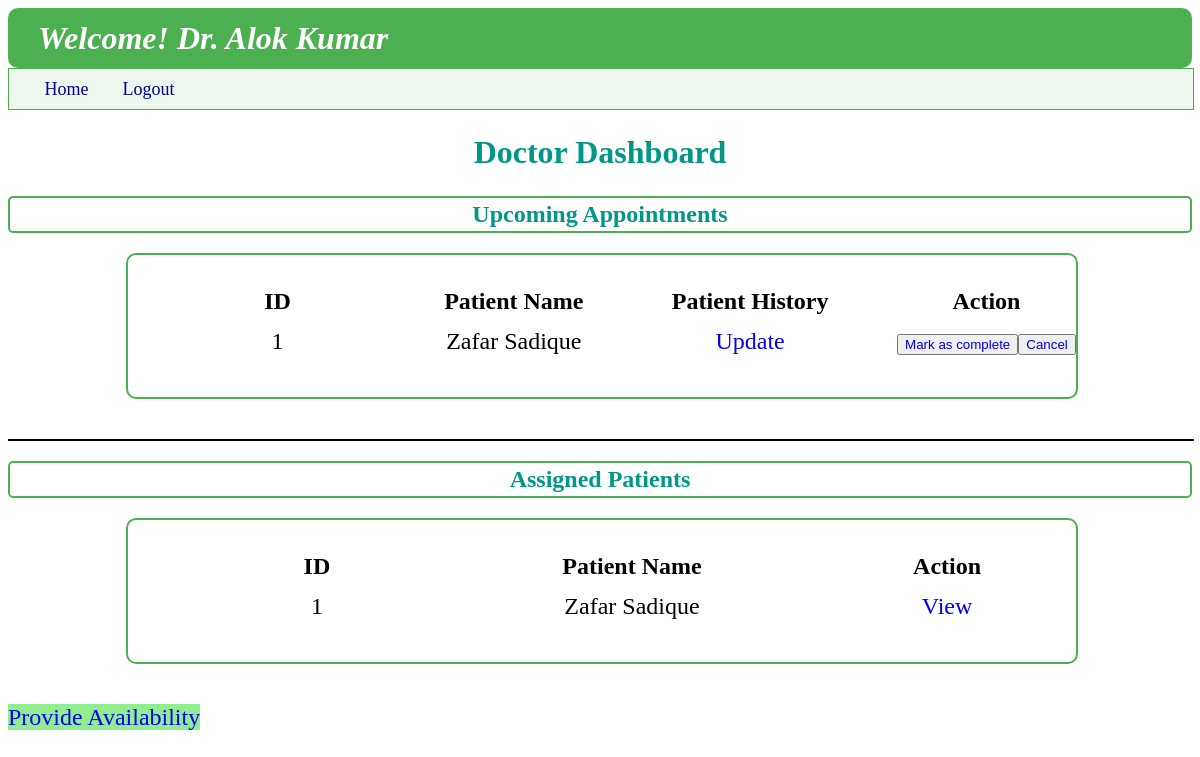
Before: /doctor/2 with the older database file.
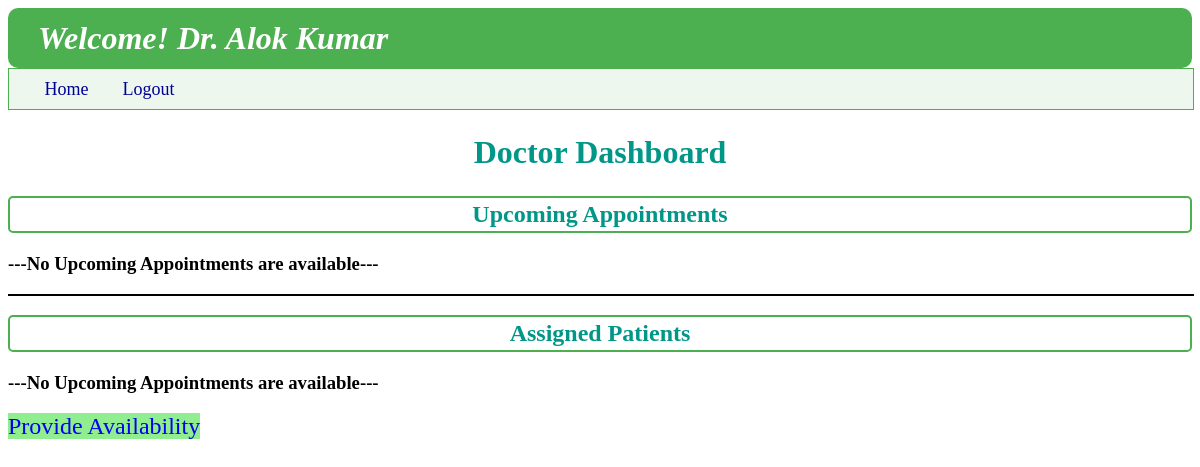
After: the same page with the newer database file.
### backend/models.py (models this page shows)
class Doctor_Info(db.Model):
    __tablename__ = "doctor_info"
    id=db.Column(db.Integer,primary_key=True)
    full_name=db.Column(db.String,nullable=False)
    email=db.Column(db.String,unique=True,nullable=False)
    password=db.Column(db.String,nullable=False)
    dept_id=db.Column(db.String,db.ForeignKey("department.id"),nullable=False)
    experience=db.Column(db.Integer,nullable=False)
    bio=db.Column(db.String,nullable=False)
    is_blacklist=db.Column(db.Integer,default=0)
    appointments=db.relationship("Appointments",cascade="all,delete",backref="doctor_info",lazy=True)
    availability=db.relationship("Availability",cascade="all,delete",backref="doctor_info",lazy=True)

class Appointments(db.Model):
    __tablename__ = "appointments"
    id=db.Column(db.Integer,primary_key=True)
    user_id=db.Column(db.Integer,db.ForeignKey("user_info.id"),nullable=False)
    doctor_id=db.Column(db.Integer,db.ForeignKey("doctor_info.id"),nullable=False)
    date=db.Column(db.Date,nullable=False)
    time_slot=db.Column(db.String,nullable=False)
    vist_type=db.Column(db.String,nullable=True)#please correct typo vist-> visit
    status=db.Column (db.String,nullable=False,default="Incomplete")
    diagnosis=db.Column(db.String,nullable=True)
    prescription=db.Column(db.String,nullable=True)
    test_done=db.Column(db.String,nullable=True)
    medicines=db.Column(db.String,nullable=True)

class User_Info(db.Model):
    __tablename__ = "user_info"
    id=db.Column(db.Integer,primary_key=True,autoincrement=True)
    full_name=db.Column(db.String,nullable=False)
    email=db.Column(db.String,unique=True,nullable=False)
    password=db.Column(db.String,nullable=False)
    role=db.Column(db.Integer,default=1)
    is_blacklist=db.Column(db.Integer,default=0)
    appointments=db.relationship("Appointments",cascade="all,delete",backref="user_info",lazy=True)

### backend/controllers.py (the view)
@app.route("/doctor/<d_id>")
def doctor_dashboard(d_id):
    d_id = int(d_id)
    today=date.today()
    appoin=Appointments.query.filter(Appointments.doctor_id == d_id,Appointments.date >= today).all()
    name=u_get(d_id,"name","doctor")
    return render_template("doctor_dashboard.html",usern=name,appointments_list=appoin,doct_id=d_id)

### backend/controllers.py (called while the page is built)
def u_get(u_id, operation,who_m):
    u = User_Info.query.filter_by(id=u_id,role=1).first()
    d = Doctor_Info.query.filter_by(id=u_id).first()
    if who_m=="doctor" and d:
        if operation == "name":
            return d.full_name
        elif operation == "email":
            return d.email
    elif who_m=="user" and u:
        if operation == "name":
            return u.full_name
        elif operation == "email":
            return u.email
    return "No name"

### templates/doctor_dashboard.html
{%extends "doctor_layout.html"%}
{%block content%}
    <h1 style="text-align: center; font-weight: bold; padding: 3px; color: rgb(0, 150, 136);">Doctor Dashboard</h1>
    <h2 style="text-align: center; font-weight: bold; border: 2px solid rgb(76, 175, 80);padding: 3px; color: rgb(0, 150, 136); border-radius: 5px; ">Upcoming Appointments</h2>
    {%if appointments_list%}
    <div class="login_panel" style="width: 80%; margin-left: 10%; border: 2px solid rgb(76, 175, 80)">
        <table class="table_user_dashboard">
            <thead style="margin: 10px;">
                <th>ID</th>
                <th>Patient Name</th>
                <th>Patient History</th>
                <th>Action</th>
            </thead>
            <tbody>
                {%for ap in appointments_list%}
                <tr>
                    <td>{{ap.user_id}}</td>
                    <td>{{ap.user_info.full_name}}</td>
                    <td><a href="{{url_for('ap_update',appoin_id=ap.id)}}">Update</a></td>
                    <td><button><a href="#">Mark as complete</a></button><button><a href="#">Cancel</a></button></td>
                </tr>
                {%endfor%}
            </tbody>
        </table>
        {%else%}
        <h3>---No Upcoming Appointments are available---</h3>
        {%endif%}
    </div>
    <hr style="border: 1px solid black; width: 100%; margin: 0px;">
    <h2 style="text-align: center; font-weight: bold; border: 2px solid rgb(76, 175, 80);padding: 3px; color: rgb(0, 150, 136); border-radius: 5px; ">Assigned Patients</h2>
    {%if appointments_list%}
    <div class="login_panel" style="width: 80%; margin-left: 10%; border: 2px solid rgb(76, 175, 80)">
        <table class="table_user_dashboard">
            <thead style="margin: 10px;">
                <th>ID</th>
                <th>Patient Name</th>
                <th>Action</th>
            </thead>
            <tbody>
                {%for ap in appointments_list%}
                <tr>
                    <td>{{ap.user_id}}</td>
                    <td>{{ap.user_info.full_name}}</td>
                    <td><a href="/doc_user_hist/{{ap.user_id}}/{{doct_id}}" type="button">View</a></td>
                </tr>
                {%endfor%}
            </tbody>
        </table>
        {%else%}
        <h3>---No Upcoming Appointments are available---</h3>
        {%endif%}
    </div>
    <span style="font-size: x-large; background-color: lightgreen; color: white; right: 5%; bottom: 10%;">
        <a href="/doct_availability/{{doct_id}}" type="button">Provide Availability</a>
    </span>
{%endblock%}

### templates/doctor_layout.html (shortened to what this page needs)
<!DOCTYPE html>
<html lang="en">
<head>
    <link rel="stylesheet" href="/static/style.css">
</head>
<body style="background-image: url('https://t3.ftcdn.net/jpg/01/67/15/98/360_F_167159846_MCrwVzB7ysdZKr2vIiJkiCacEoNWagdn.jpg');">
    <header>
        <div>
            <h1 class="wel" style="background-color:rgb(76, 175, 80);"><i><b>Welcome! {{usern}}</b></i></h1>
        </div>
        <nav class="nav" style="background-color: rgba(76, 175, 80, 0.1); border-color: rgb(76, 175, 80);">
            <a class="nav_a" href="{{url_for('doctor_dashboard',d_id=doct_id)}}" style="margin-left: 3%;">Home</a>
            <a class="nav_a" href="/login">Logout</a>
        </nav>
    </header>
    {%block content%}
    {%endblock%}
</body>
</html>

### static/style.css (style rules this page uses)
body { background-image: url("https://static.vecteezy.com/system/resources/thumbnails/002/072/163/small_2x/doctor-injecting-coronavirus-vaccine-to-a-patient-concept-free-vector.jpg"); background-repeat: no-repeat; background-size: 650px 650px; background-position: center; background-attachment: fixed; filter: saturate(1.0); z-index: -4; backdrop-filter: blur(4px); }
.wel { height: 60px; align-content: center; color: white; background-color: rgb(0, 180, 216); border-radius: 10px; margin: 0px; padding-left: 30px; }
.nav { height: 40px; width: 100%; background-color: rgba(202,240,248,0.5); border: 1px solid rgb(202, 240, 248); align-content: center; }
.nav_a { color: rgb(0,0,150); font-size: large; margin-right: 30px; text-decoration: none; }
a { text-decoration: none; }

Changed rows visible on the page:
removed Appointments: user_id "1", user_info.full_name "Zafar Sadique"
Other visible differences:
text no longer shown: "ID Patient Name Patient History Action ID Patient Name Action"
text now shown: "---No Upcoming Appointments are available--- ---No Upcoming Appointments are available---"
